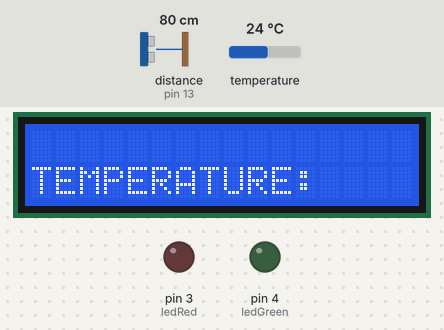
Bench run of a sketch on a simulated Arduino Uno, built with avr-gcc and run on an emulated ATmega328P. On the bench: 16×2 character LCD, output pins drawn as LEDs (lit = HIGH). Wiring (inferred from the names in the program): ultrasonic range finder: trigger pin 12; echo pin 13. The inputs (shaded band) are chosen by the test bench; at power-on: distance to the obstacle (sensor on pin 13) 80 cm, temperature 24 °C. The echo pulse lasts 58.3 µs per cm; pins used as bus, display or sensor lines are not drawn.

Above: at 7.5 s.
7.6 s: distance to the obstacle (sensor on pin 13) set to 120 cm
At 9.3 s:
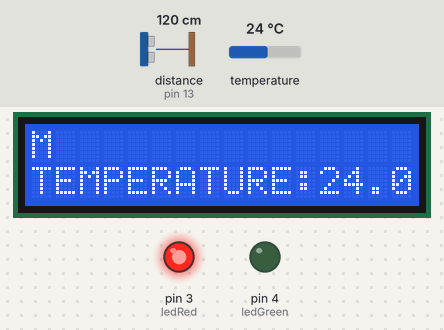
14.0 s: distance to the obstacle (sensor on pin 13) set to 55 cm
At 19.9 s:
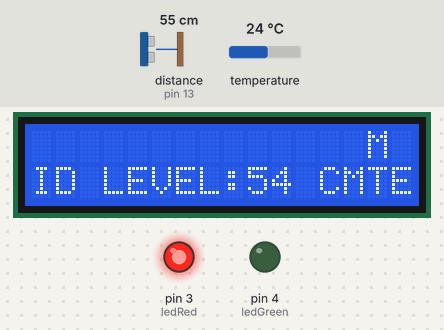
20.4 s: distance to the obstacle (sensor on pin 13) set to 46 cm
At 26.0 s:
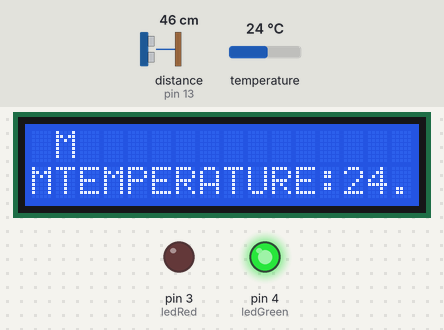
26.8 s: temperature set to 7 °C
At 34.8 s:
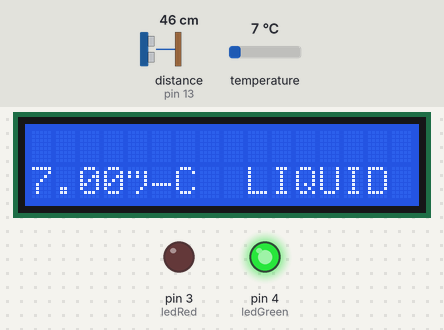
36.9 s: distance to the obstacle (sensor on pin 13) set to 2 cm
At 41.1 s:
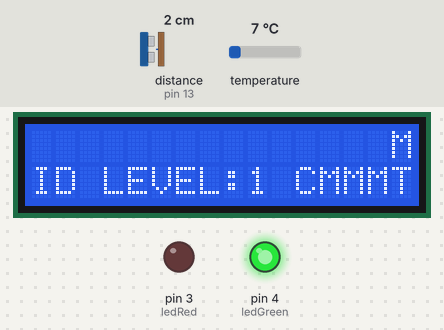
43.3 s: temperature set to 12 °C
At 47.1 s:
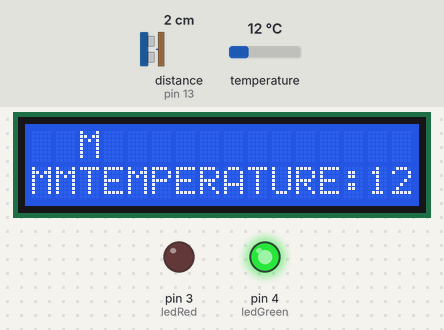
Timing chart, 0 to 48.6 s (numbered marks = the images above; inputs shaded):
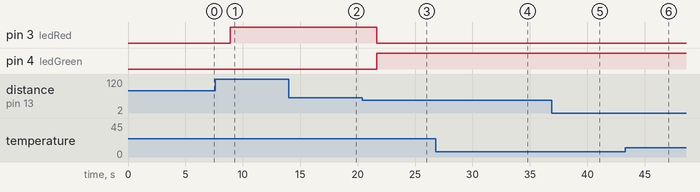

Measured:
- the behaviour switches between 52 and 51 cm on distance to the obstacle (sensor on pin 13) (found by bisection; images 2 and 3)
- after the input at 7.6 s, the display: first differs from a run without the input after 1.3 s (image 1)
- after the input at 14.0 s, the display: first differs from a run without the input after 3.3 s (image 2 shows a later state)
- after the input at 20.4 s, pin 3 (ledRed): HIGH → LOW after 1.3 s; pin 4 (ledGreen): LOW → HIGH after 1.3 s
- after the input at 36.9 s, the display: first differs from a run without the input after 3.9 s (image 5)
- after the input at 43.3 s, the display: first differs from a run without the input after 3.3 s (image 6)
- what the display in image 1 shows lasts 0.5 s, from 8.9 s to 9.4 s

The sketch:

meternomy_apostasi_thermometro_led.ino
```cpp
#include <LiquidCrystal.h>

#include <Wire.h>

#include <OneWire.h>

#include <DallasTemperature.h>

#define ONE_WIRE_BUS 2


LiquidCrystal lcd(1, 10, 6, 7, 8, 9);

const int trigPin = 12;
const int echoPin = 13;
const int ledRed = 3;
const int ledGreen = 4;

long duration;
int distance;


DeviceAddress thermometerAddress;
OneWire oneWire(ONE_WIRE_BUS);
DallasTemperature tempSensor(&oneWire);


void setup() {
lcd.begin(16,2);


  pinMode(trigPin, OUTPUT);
  pinMode(echoPin, INPUT);

  pinMode(ledRed, OUTPUT);
  pinMode(ledGreen, OUTPUT);
  digitalWrite(ledRed, LOW);
  digitalWrite(ledGreen, LOW);


  lcd.blink();
  delay(1000);
  lcd.print("M");
  delay(200);
  lcd.print("E");
  delay(200);
  lcd.print("T");
  delay(200);
  lcd.print("E");
  delay(200);
  lcd.print("R");
  delay(200);
  lcd.print("N");
  delay(200);
  lcd.print("O");
  delay(200);
  lcd.print("M");
  delay(200);
  lcd.print("Y");
  delay(200);
  lcd.print(" L");
  delay(200);
  lcd.print("T");
  delay(200);
  lcd.print("D");
  delay(2000);
  lcd.noBlink();
  lcd.clear();


  tempSensor.begin();

  if (!tempSensor.getAddress(thermometerAddress, 0))
    lcd.println("Unable to find Device.");
  else {
    lcd.print("Device Meternomy Address: ");
    printAddress(thermometerAddress);
    lcd.println();
  }

  lcd.noCursor();
  lcd.clear();


  tempSensor.setResolution(thermometerAddress, 9);

}


void loop() {

  tempSensor.requestTemperatures();
  displayTemp(tempSensor.getTempC(thermometerAddress));
  delay(500);

  digitalWrite(trigPin, LOW);
  delayMicroseconds(2);

  digitalWrite(trigPin, HIGH);
  delayMicroseconds(10);
  digitalWrite(trigPin, LOW);

  duration = pulseIn(echoPin, HIGH);
  distance = (duration / 2) * 0.0344;


  if (distance > 50) {

      digitalWrite(ledRed, HIGH);
      digitalWrite(ledGreen, LOW);

    }
    else {

      digitalWrite(ledGreen, HIGH);
      digitalWrite(ledRed, LOW);

    }

      lcd.print("LIQUID LEVEL:");
      lcd.print(distance);
      lcd.print(" CM");
  	  delay(500);

    for (int positionCounter = 0; positionCounter < 13; positionCounter++)
  {
    // scroll one position left:
    lcd.scrollDisplayLeft();
    // wait a bit:
    delay(250);

  }
}

void displayTemp(float temperatureReading) {

  lcd.setCursor(0,1);
  lcd.print("TEMPERATURE:");
  delay(2000);

  lcd.print(temperatureReading);
  lcd.print("°");
  lcd.print("C  ");

}


void printAddress(DeviceAddress deviceAddress)
{
  for (uint8_t i = 0; i < 8; i++)
  {
    if (deviceAddress[i] < 16) Serial.print("0");
    lcd.print(deviceAddress[i], HEX);
  }
  delay(1000);
  lcd.noCursor();
  lcd.clear();
}
```
